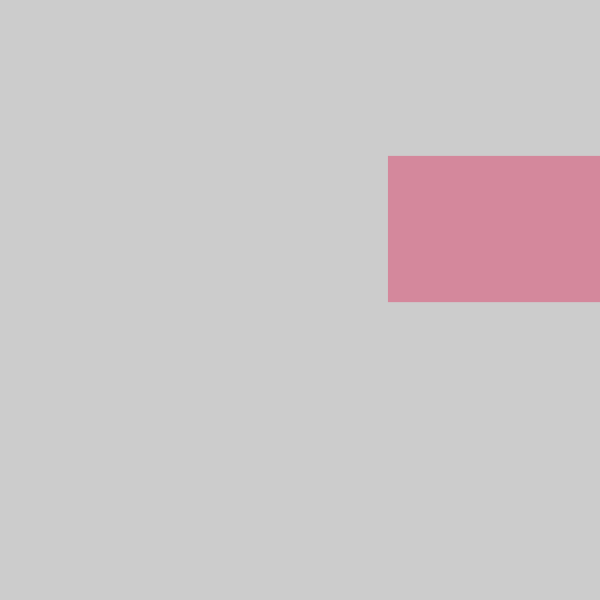
Frame 1 (no input)
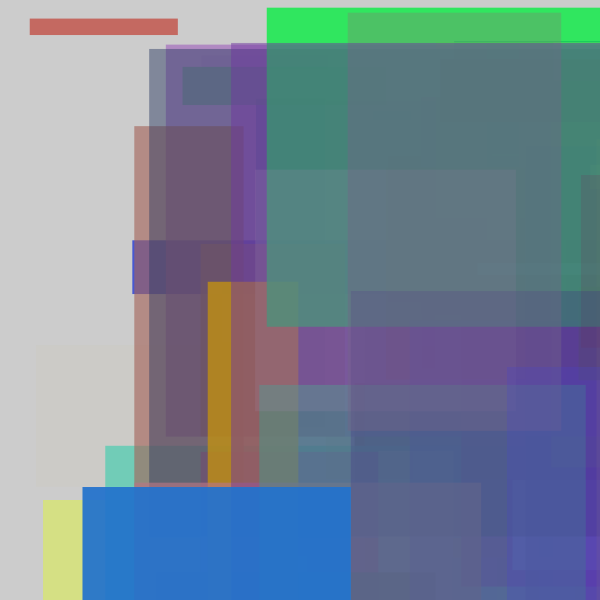
Frame 60 (the mouse pressed at the canvas centre just before this capture)
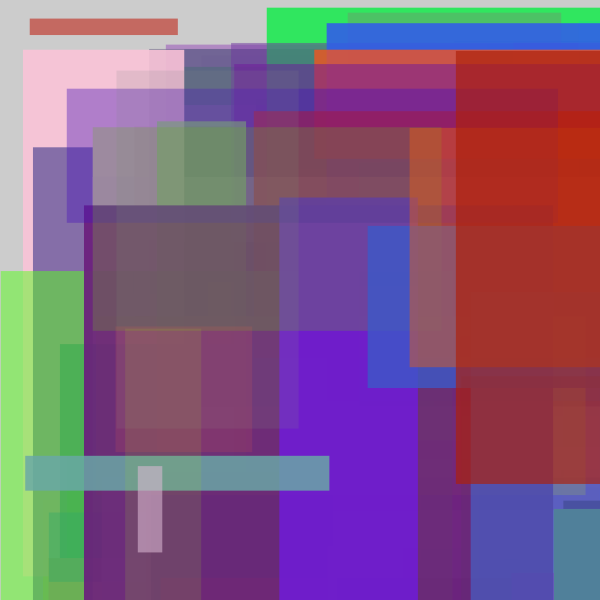
Frame 120 (the mouse held since frame 60 and released just before this capture)

The Processing sketch that drew these frames (run headless with seeded random() and noise(); from frame 60 on, the mouse is pressed at the canvas centre):

// Processing sketch: sketch_random_02B
// ── sketch_random_02B.pde


void setup() {
  size(600,600);
  
}

void draw() {
  //background(255);
  float x = random(0,width);
  float y = random(0,height);
  
  float w = random(5,width);
  float h = random(5,height);
  
  noStroke();
  fill(random(0,255),random(0,255),random(0,255),random(0,255));
  rect(x,y,w,h);

}

void keyPressed() {
 if(key == 'd') {
  background(255); 
 }
}
